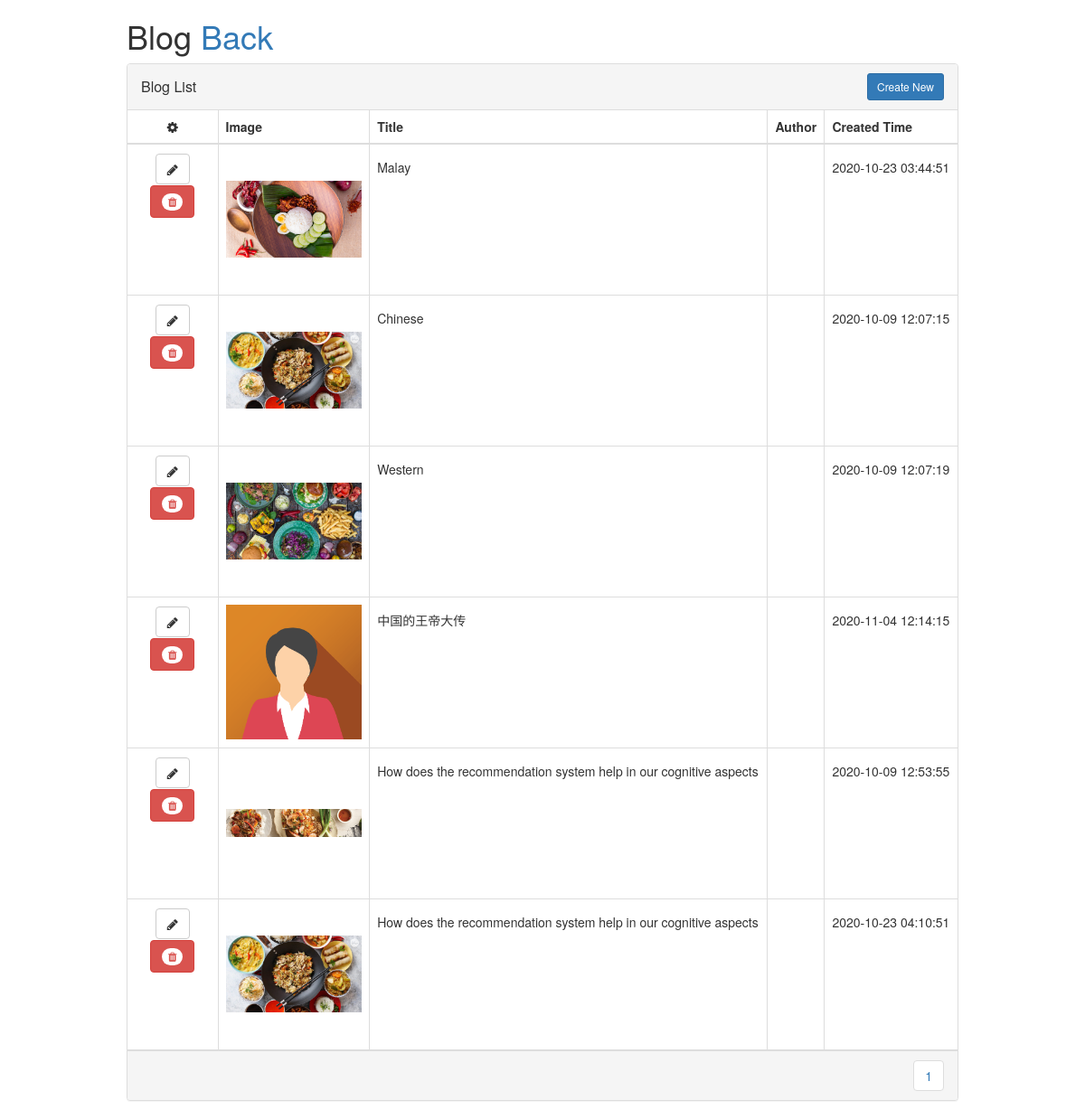
The app's page /Superadmin/Blogmanage.php with its own data.
### tables this page shows
CREATE TABLE `blog` (
  `id` int(255) NOT NULL,
  `title` varchar(255) NOT NULL,
  `description` varchar(500) NOT NULL,
  `contain` longtext NOT NULL,
  `image` varchar(255) NOT NULL,
  `time_date` timestamp NOT NULL DEFAULT current_timestamp() ON UPDATE current_timestamp(),
  `Email` varchar(255) NOT NULL,
  `Author` varchar(255) NOT NULL
);

### Superadmin/Blogmanage.php (the view, shortened to what this page needs)
<!DOCTYPE html>
<html>
<head>
    <link href="//maxcdn.bootstrapcdn.com/bootstrap/4.1.1/css/bootstrap.min.css" rel="stylesheet" id="bootstrap-css">
    <link href="//maxcdn.bootstrapcdn.com/bootstrap/3.3.0/css/bootstrap.min.css" rel="stylesheet" id="bootstrap-css">
    <link href="https://cdnjs.cloudflare.com/ajax/libs/font-awesome/4.4.0/css/font-awesome.min.css" rel='stylesheet' type='text/css'>
    <link href="../css/table.css" rel='stylesheet' type='text/css'>
</head>
<?php
require('../database/mysql.php');
$results_per_page = 6;
$sql='SELECT * FROM blog';
$result = mysqli_query($conn, $sql);
$number_of_results = mysqli_num_rows($result);
$number_of_pages = ceil($number_of_results/$results_per_page);
if (!isset($_GET['page'])) {
  $page = 1;
} else {
  $page = $_GET['page'];
}
$this_page_first_result = ($page-1)*$results_per_page;
$sql='SELECT * FROM blog LIMIT ' . $this_page_first_result . ',' .  $results_per_page;
$result = mysqli_query($conn, $sql);
?>
<div class="container">
    <div class="row">
        <div class="col-md-10 col-md-offset-1">
            <h1>Blog<a href="adminhome.php">&nbsp;Back</a></h1>
            <div class="panel panel-default panel-table">
              <div class="panel-heading">
                <div class="row">
                  <div class="col col-xs-6">
                    <h3 class="panel-title">Blog List</h3>
                  </div>
                  <div class="col col-xs-6 text-right" >
                  <a href="insertBlog.php" class="btn btn-sm btn-primary btn-create" >Create New</a>
                  </div>
                </div>
              </div>
              <div class="panel-body">
                <table class="table  table-bordered table-list">
                  <thead>
                    <tr>
                        <th><em class="fa fa-cog"></em></th>
                        <th>Image</th>
                        <th>Title</th>
                        <th>Author</th>
                        <th>Created Time</th>
                    </tr>
                  </thead>
                  <tbody>
                  <?php
                      while($row = mysqli_fetch_array($result)) {
                  ?>
                          <tr>
                            <td align="center">
                            <a class="btn btn-default" href ="blogDetailCheck.php?id=<?php echo $row['id'];?>"><em class="fa fa-pencil"></em></a>
                              <a class="btn btn-danger"href="../database/deleteBlog.php?id=<?php echo $row['id']; ?>" onclick="return confirm('Sure Want Delete?')"><span class="new badge" data-badge-caption="" ><em class="fa fa-trash"></em></span></a>
                            </td>
                            <td ><img src="<?php echo $row['image']; ?>" alt="image" style="width:150px; height:150px;object-fit: contain;"></td>
                            <td><?php echo $row['title'];?></td>
                            <td><?php echo $row['Name']; ?></td>
                            <td><?php echo $row['time_date']; ?></td>
                          </tr>
                  <?php } ?>
                        </tbody>
                </table>
              </div>
              <div class="panel-footer">
                <div class="row">
                  <div class="col col-xs-4">
                  </div>
                  <div class="col col-xs-8">
                    <ul class="pagination hidden-xs pull-right">
                      <?php
                      for ($page=1;$page<=$number_of_pages;$page++) {
                        echo ' <li><a href="Blogmanage.php?page=' . $page . '">' . $page . '</a> </li> ';}
                        ?>
                    </ul>
                  </div>
                </div>
              </div>
</div>
</div>
</div>
</html>

### css/table.css (style rules this page uses)
.panel-table .panel-body { padding:0; }
.panel-table .panel-body .table-bordered { border-style: none; margin:0; }
.panel-table .panel-body .table-bordered > thead > tr > th:first-of-type { text-align:center; width: 100px; }
.panel-table .panel-body .table-bordered > thead > tr > th:last-of-type, .panel-table .panel-body .table-bordered > tbody > tr > td:last-of-type { border-right: 0px; }
.panel-table .panel-body .table-bordered > thead > tr > th:first-of-type, .panel-table .panel-body .table-bordered > tbody > tr > td:first-of-type { border-left: 0px; }
.panel-table .panel-body .table-bordered > tbody > tr:first-of-type > td { border-bottom: 0px; }
.panel-table .panel-body .table-bordered > thead > tr:first-of-type > th { border-top: 0px; }
.panel-table .panel-footer .pagination { margin:0; }
.panel-table .panel-footer .col { line-height: 34px; height: 34px; }
.panel-table .panel-heading .col h3 { line-height: 30px; height: 30px; }
.panel-table .panel-body .table-bordered > tbody > tr > td { line-height: 34px; }

### records on screen
blog: image (picture), title "Malay", time_date "2020-10-23 03:44:51"
blog: image (picture), title "Chinese", time_date "2020-10-09 12:07:15"
blog: image (picture), title "Western", time_date "2020-10-09 12:07:19"
blog: image (picture), title "中国的王帝大传", time_date "2020-11-04 12:14:15"
blog: image (picture), title "How does the recommendation system help in our cognitive aspects", time_date "2020-10-09 12:53:55"
blog: image (picture), title "How does the recommendation system help in our cognitive aspects", time_date "2020-10-23 04:10:51"
